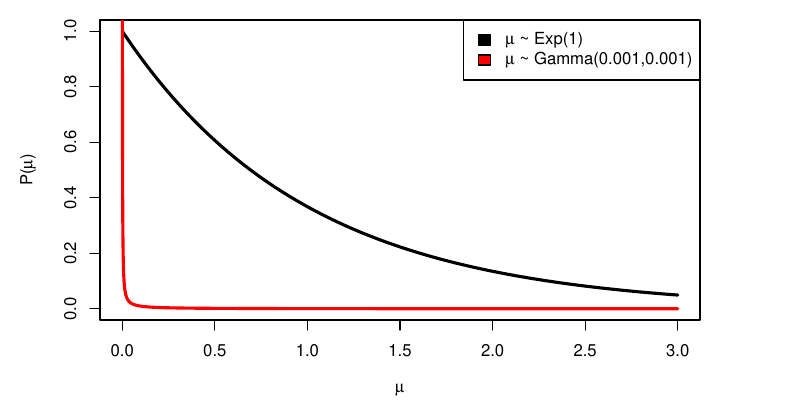

Generate this figure with R:
pdf("gamma.pdf",width=8,height=4)
par(mar=c(3, 5, 1, 5))
curve(dexp(x, 1), from=0, to=3, lwd=3, xlab=expression(mu),ylab=expression(paste("P(",mu,")")),ylim=c(0,1))
curve(dgamma(x, 0.001, 0.001), from=0, to=3, lwd=3, col="red", add=T,n=10000)
legend("topright",c(expression(paste(mu," ~ Exp(1)")),expression(paste(mu," ~ Gamma(0.001,0.001)"))), fill=c("black","red"))
dev.off()